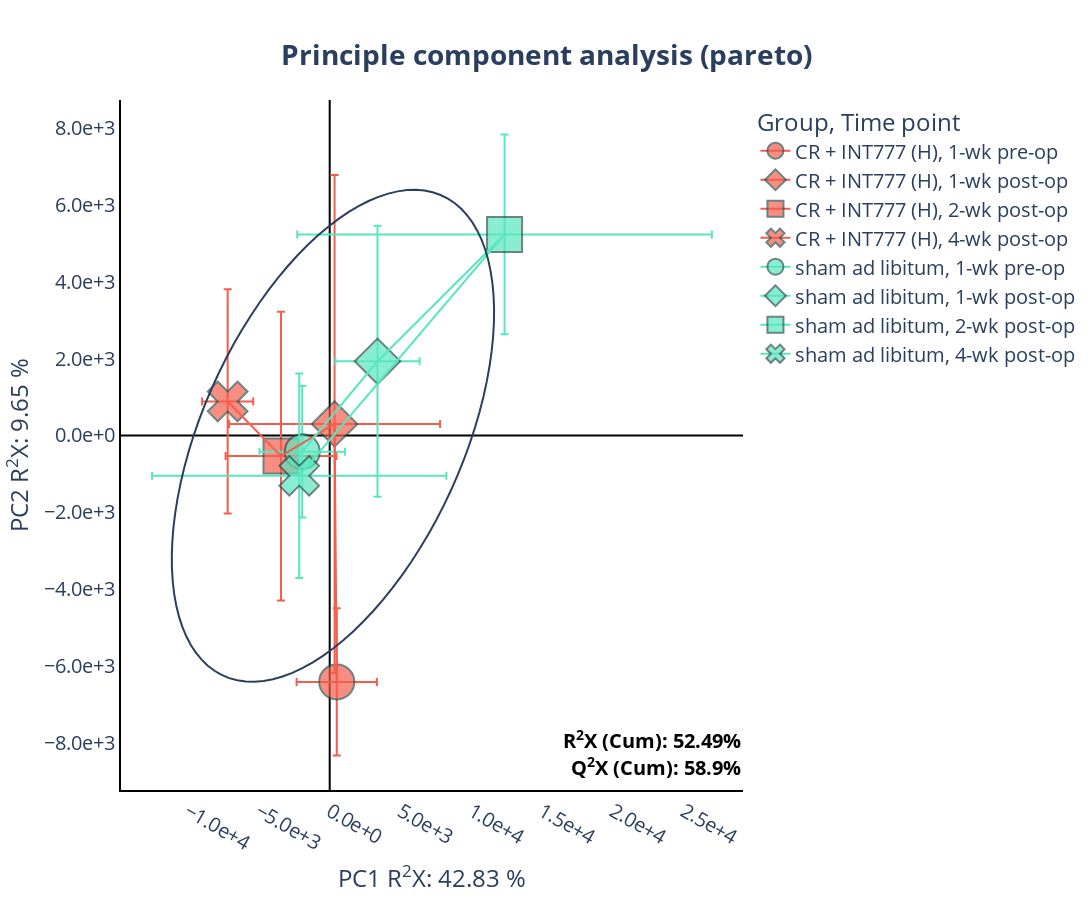

Notebook code for this chart:
### Code cell
import pandas as pd
from metbit import opls_da, pca

data = pd.read_csv('/Volumes/CAS9/Aeiwz/Documents/Thesis/Analyse/Dataset/U_noesy_pqn.csv')
data.drop(data.loc[data['Group'] == 'CR + INT777 (L)'].index, inplace=True)

#data.reset_index(drop=True, inplace=True)
X = data.iloc[:, 14:5000]
ppm = list(X.columns.astype(float))
Y = data['Group']
pca_ = pca(X=X,label=Y, features_name=ppm, n_components=2, scale='pareto', random_state=14)
pca_.fit()
#pca_.plot_pca_scores()

pca_.plot_pca_trajectory(time_=data['Time point'],time_in_number=time_, color_dict=colour_dict)

### Figure 1 — Plotly figure (JSON) as saved in the notebook; plotly's stock layout.template omitted (floating-point values rounded to 4 significant figures)
{"data": [{"error_x": {"array": [2830.0]}, "error_y": {"array": [1916.0]}, "hovertemplate": "Group=CR + INT777 (H)<br>Time point=1-wk pre-op<br>PC1 R<sup>2</sup>X: 42.83 %=%{x}<br>PC2 R<sup>2</sup>X: 9.65 %=%{y}<extra></extra>", "legendgroup": "CR + INT777 (H), 1-wk pre-op", "line": {"color": "#F55D4D", "dash": "solid"}, "marker": {"line": {"color": "DarkSlateGrey", "width": 2}, "opacity": 0.7, "size": 35, "symbol": "circle"}, "mode": "lines+markers", "name": "CR + INT777 (H), 1-wk pre-op", "orientation": "v", "showlegend": true, "type": "scatter", "x": [498.0], "xaxis": "x", "y": [-6416.0], "yaxis": "y"}, {"error_x": {"array": [7439.0]}, "error_y": {"array": [6482.0]}, "hovertemplate": "Group=CR + INT777 (H)<br>Time point=1-wk post-op<br>PC1 R<sup>2</sup>X: 42.83 %=%{x}<br>PC2 R<sup>2</sup>X: 9.65 %=%{y}<extra></extra>", "legendgroup": "CR + INT777 (H), 1-wk post-op", "line": {"color": "#F55D4D", "dash": "solid"}, "marker": {"line": {"color": "DarkSlateGrey", "width": 2}, "opacity": 0.7, "size": 35, "symbol": "diamond"}, "mode": "lines+markers", "name": "CR + INT777 (H), 1-wk post-op", "orientation": "v", "showlegend": true, "type": "scatter", "x": [343.9], "xaxis": "x", "y": [300.5], "yaxis": "y"}, {"error_x": {"array": [3907.0]}, "error_y": {"array": [3757.0]}, "hovertemplate": "Group=CR + INT777 (H)<br>Time point=2-wk post-op<br>PC1 R<sup>2</sup>X: 42.83 %=%{x}<br>PC2 R<sup>2</sup>X: 9.65 %=%{y}<extra></extra>", "legendgroup": "CR + INT777 (H), 2-wk post-op", "line": {"color": "#F55D4D", "dash": "solid"}, "marker": {"line": {"color": "DarkSlateGrey", "width": 2}, "opacity": 0.7, "size": 35, "symbol": "square"}, "mode": "lines+markers", "name": "CR + INT777 (H), 2-wk post-op", "orientation": "v", "showlegend": true, "type": "scatter", "x": [-3433.0], "xaxis": "x", "y": [-536.9], "yaxis": "y"}, {"error_x": {"array": [1804.0]}, "error_y": {"array": [2920.0]}, "hovertemplate": "Group=CR + INT777 (H)<br>Time point=4-wk post-op<br>PC1 R<sup>2</sup>X: 42.83 %=%{x}<br>PC2 R<sup>2</sup>X: 9.65 %=%{y}<extra></extra>", "legendgroup": "CR + INT777 (H), 4-wk post-op", "line": {"color": "#F55D4D", "dash": "solid"}, "marker": {"line": {"color": "DarkSlateGrey", "width": 2}, "opacity": 0.7, "size": 35, "symbol": "x"}, "mode": "lines+markers", "name": "CR + INT777 (H), 4-wk post-op", "orientation": "v", "showlegend": true, "type": "scatter", "x": [-7194.0], "xaxis": "x", "y": [886.0], "yaxis": "y"}, {"error_x": {"array": [3013.0]}, "error_y": {"array": [1714.0]}, "hovertemplate": "Group=sham ad libitum<br>Time point=1-wk pre-op<br>PC1 R<sup>2</sup>X: 42.83 %=%{x}<br>PC2 R<sup>2</sup>X: 9.65 %=%{y}<extra></extra>", "legendgroup": "sham ad libitum, 1-wk pre-op", "line": {"color": "#58E6BE", "dash": "solid"}, "marker": {"line": {"color": "DarkSlateGrey", "width": 2}, "opacity": 0.7, "size": 35, "symbol": "circle"}, "mode": "lines+markers", "name": "sham ad libitum, 1-wk pre-op", "orientation": "v", "showlegend": true, "type": "scatter", "x": [-1937.0], "xaxis": "x", "y": [-422.1], "yaxis": "y"}, {"error_x": {"array": [2970.0]}, "error_y": {"array": [3529.0]}, "hovertemplate": "Group=sham ad libitum<br>Time point=1-wk post-op<br>PC1 R<sup>2</sup>X: 42.83 %=%{x}<br>PC2 R<sup>2</sup>X: 9.65 %=%{y}<extra></extra>", "legendgroup": "sham ad libitum, 1-wk post-op", "line": {"color": "#58E6BE", "dash": "solid"}, "marker": {"line": {"color": "DarkSlateGrey", "width": 2}, "opacity": 0.7, "size": 35, "symbol": "diamond"}, "mode": "lines+markers", "name": "sham ad libitum, 1-wk post-op", "orientation": "v", "showlegend": true, "type": "scatter", "x": [3371.0], "xaxis": "x", "y": [1931.0], "yaxis": "y"}, {"error_x": {"array": [14620.0]}, "error_y": {"array": [2601.0]}, "hovertemplate": "Group=sham ad libitum<br>Time point=2-wk post-op<br>PC1 R<sup>2</sup>X: 42.83 %=%{x}<br>PC2 R<sup>2</sup>X: 9.65 %=%{y}<extra></extra>", "legendgroup": "sham ad libitum, 2-wk post-op", "line": {"color": "#58E6BE", "dash": "solid"}, "marker": {"line": {"color": "DarkSlateGrey", "width": 2}, "opacity": 0.7, "size": 35, "symbol": "square"}, "mode": "lines+markers", "name": "sham ad libitum, 2-wk post-op", "orientation": "v", "showlegend": true, "type": "scatter", "x": [12330.0], "xaxis": "x", "y": [5234.0], "yaxis": "y"}, {"error_x": {"array": [10370.0]}, "error_y": {"array": [2661.0]}, "hovertemplate": "Group=sham ad libitum<br>Time point=4-wk post-op<br>PC1 R<sup>2</sup>X: 42.83 %=%{x}<br>PC2 R<sup>2</sup>X: 9.65 %=%{y}<extra></extra>", "legendgroup": "sham ad libitum, 4-wk post-op", "line": {"color": "#58E6BE", "dash": "solid"}, "marker": {"line": {"color": "DarkSlateGrey", "width": 2}, "opacity": 0.7, "size": 35, "symbol": "x"}, "mode": "lines+markers", "name": "sham ad libitum, 4-wk post-op", "orientation": "v", "showlegend": true, "type": "scatter", "x": [-2148.0], "xaxis": "x", "y": [-1048.0], "yaxis": "y"}, {"line": {"color": "#F55D4D", "width": 2}, "marker": {"line": {"color": "DarkSlateGrey", "width": 2}, "opacity": 0.7, "size": 35}, "mode": "lines", "showlegend": false, "type": "scatter", "x": [498.0, 343.9, -3433.0, -7194.0], "y": [-6416.0, 300.5, -536.9, 886.0]}, {"line": {"color": "#58E6BE", "width": 2}, "marker": {"line": {"color": "DarkSlateGrey", "width": 2}, "opacity": 0.7, "size": 35}, "mode": "lines", "showlegend": false, "type": "scatter", "x": [-1937.0, 3371.0, 12330.0, -2148.0], "y": [-422.1, 1931.0, 5234.0, -1048.0]}], "layout": {"annotations": [{"align": "left", "font": {"color": "black", "size": 20}, "showarrow": false, "text": "<b>R<sup>2</sup>X (Cum): 52.49%<b>", "textangle": 0, "x": 1, "xref": "paper", "y": 0.05, "yref": "paper"}, {"align": "left", "font": {"color": "black", "size": 20}, "showarrow": false, "text": "<b>Q<sup>2</sup>X (Cum): 58.9%<b>", "textangle": 0, "x": 1, "xref": "paper", "y": 0.01, "yref": "paper"}], "font": {"size": 20}, "height": 900, "legend": {"title": {"text": "Group, Time point"}, "tracegroupgap": 0}, "paper_bgcolor": "rgba(0,0,0,0)", "plot_bgcolor": "rgba(0,0,0,0)", "shapes": [{"path": "M 10073.928835364139, 5540.1712835490425L9694.377169092157, 5731.752883520707L9276.710455140292, 5900.218966945865L8822.61048995276, 6044.89118036562L8333.905773817616, 6165.186979837686L7812.564148141455, 6260.621976635241L7260.684871646593, 6330.811887709368L6680.490167397132, 6375.474083061267L6074.316274690969, 6394.428723793497L5444.604041848741, 6387.599486257751L4793.889097779088, 6355.013869383249L4124.7916418959985, 6296.803083948254L3440.005893500535, 6213.201524240581L2742.2892431106225, 6104.545824234521L2034.4511494226379, 5971.273502084646L1319.341826612816, 5813.921198394618L599.8407675307362, 5633.122515354884L-121.1548510020965, 5429.605465450273L-840.7418341007603, 5204.189540010679L-1556.0226589580575, 4957.782409408698L-2264.1171421461995, 4691.376268191407L-2962.174037098922, 4406.043839863097L-3647.382515075084, 4102.934057406345L-4316.983483373934, 3783.2674369343945L-4968.280695227629, 3448.3311631035444L-5598.651606635318, 3099.473906074842L-6205.557936422252, 2738.100390895346L-6786.555887002187, 2365.665741166154L-7339.305984687741, 1983.6696197732367L-7861.582499925238, 1593.6501902742916L-8351.28240952206, 1197.1779232569847L-8806.433864778792, 795.8492726081774L-9225.204131427985, 391.280247157588L-9605.906969408199, -14.900096419413487L-9947.009422757576, -421.05621323805985L-10247.137992286473, -825.5526559661979L-10505.084166173903, -1226.760660193455L-10719.809286218111, -1623.0647028906774L-10890.448730146574, -2012.869007550963L-11016.315393144727, -2394.6039698184472L-11096.902454584524, -2766.7324777310537L-11131.885418812246, -3127.7561011278576L-11121.123421777975, -3476.221125298476L-11064.659798245386, -3810.7244045791385L-10962.721907297957, -4129.919012325021L-10815.72021684419, -4432.519664508486L-10624.246650808218, -4717.3078951042025L-10389.072205661058, -4983.136962421794L-10111.143845889968, -5228.936466629885L-9791.58069090666, -5453.716659878431L-9431.66950874843, -5656.572431663991L-9032.85953471742, -5836.6869533902645L-8596.756635821555, -5993.334967448558L-8125.116844514891, -6125.885707574198L-7619.839287774692, -6233.805438719658L-7082.95853998739, -6316.659606217213L-6516.636430435604, -6374.114585577209L-5923.153338374643, -6405.939025876141L-5304.899010750073, -6412.004781325165L-4664.362939530234, -6392.287427267958L-4004.1243374007036, -6346.86635853019L-3326.8417521851666, -6275.924469724586L-2635.2423618116086, -6179.747418798868L-1932.1109929293766, -6058.7224767920225L-1220.2789073951164, -5913.336968430512L-502.6124017805844, -5744.1763098436L217.9987341920459, -5551.921651299213L938.652853813404, -5337.34713445223L1656.4481372941636, -5101.316775149254L2368.494276369123, -4844.780984341751L3071.924112548482, -4568.7727411165915L3763.905182153106, -4274.403433253862L4441.651121646113, -3962.858382060508L5102.43288733537, -3635.3920694998L5743.589744269264, -3293.323086835223L6362.53998007722, -2938.028825128858L6956.791300614278, -2570.939928973698L7523.9508655499385, -2193.5345357928204L8061.734923491642, -1807.3323239016777L8567.978007845577, -1413.8883932999024L9040.641656386404, -1014.787003832438L9477.82261942514, -611.6351959343162L9877.76052352391, -206.05631964603631L10238.84495989851, 200.31650204413307L10559.621968966163, 605.8469492099991L10838.7998949276, 1008.9020938702768L11075.254586809075, 1407.858975213208L11268.033925021598, 1801.1111346869761L11416.361655210454, 2187.07508464128L11519.640513957522, 2564.1966844732306L11577.454633750254, 2930.957398603012L11589.571217533376, 3285.880411080737L11555.941476100466, 3627.5365722030238L11476.700824550873, 3954.5501531944524L11352.168337020888, 4265.604385781766L11182.845461884834, 4559.446764354991L10969.414002599417, 4834.894089365454L10712.73337232189, 5090.837231652749L10413.837133356548, 5326.245598516427L10073.928835364139, 5540.171283549042 Z", "type": "path"}], "title": {"text": "<b>Principle component analysis (pareto)<b>", "x": 0.5, "xanchor": "center", "y": 0.95, "yanchor": "top"}, "width": 1300, "xaxis": {"anchor": "y", "domain": [0, 1], "linecolor": "black", "linewidth": 2, "showline": true, "tickformat": ".1e", "title": {"text": "PC1 R<sup>2</sup>X: 42.83 %"}, "zeroline": true, "zerolinecolor": "Black", "zerolinewidth": 2}, "yaxis": {"anchor": "x", "domain": [0, 1], "linecolor": "black", "linewidth": 2, "showline": true, "tickformat": ".1e", "title": {"text": "PC2 R<sup>2</sup>X: 9.65 %"}, "zeroline": true, "zerolinecolor": "Black", "zerolinewidth": 2}}}
